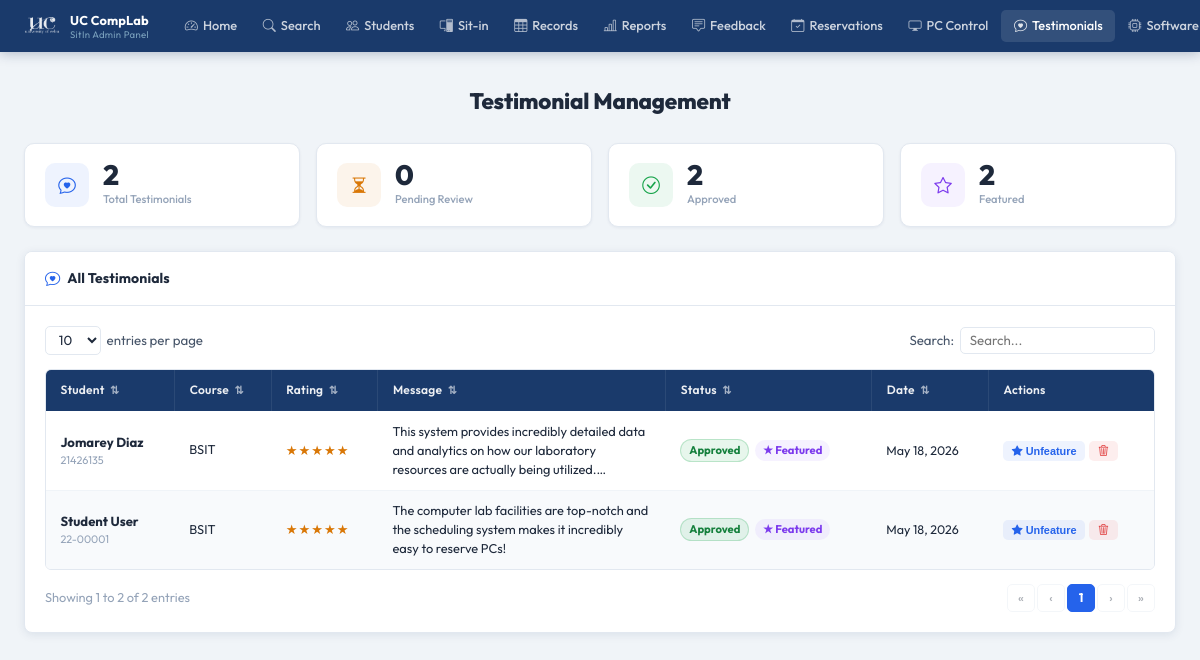
The app's page /pages/admin/testimonials.php (signed in), older data.
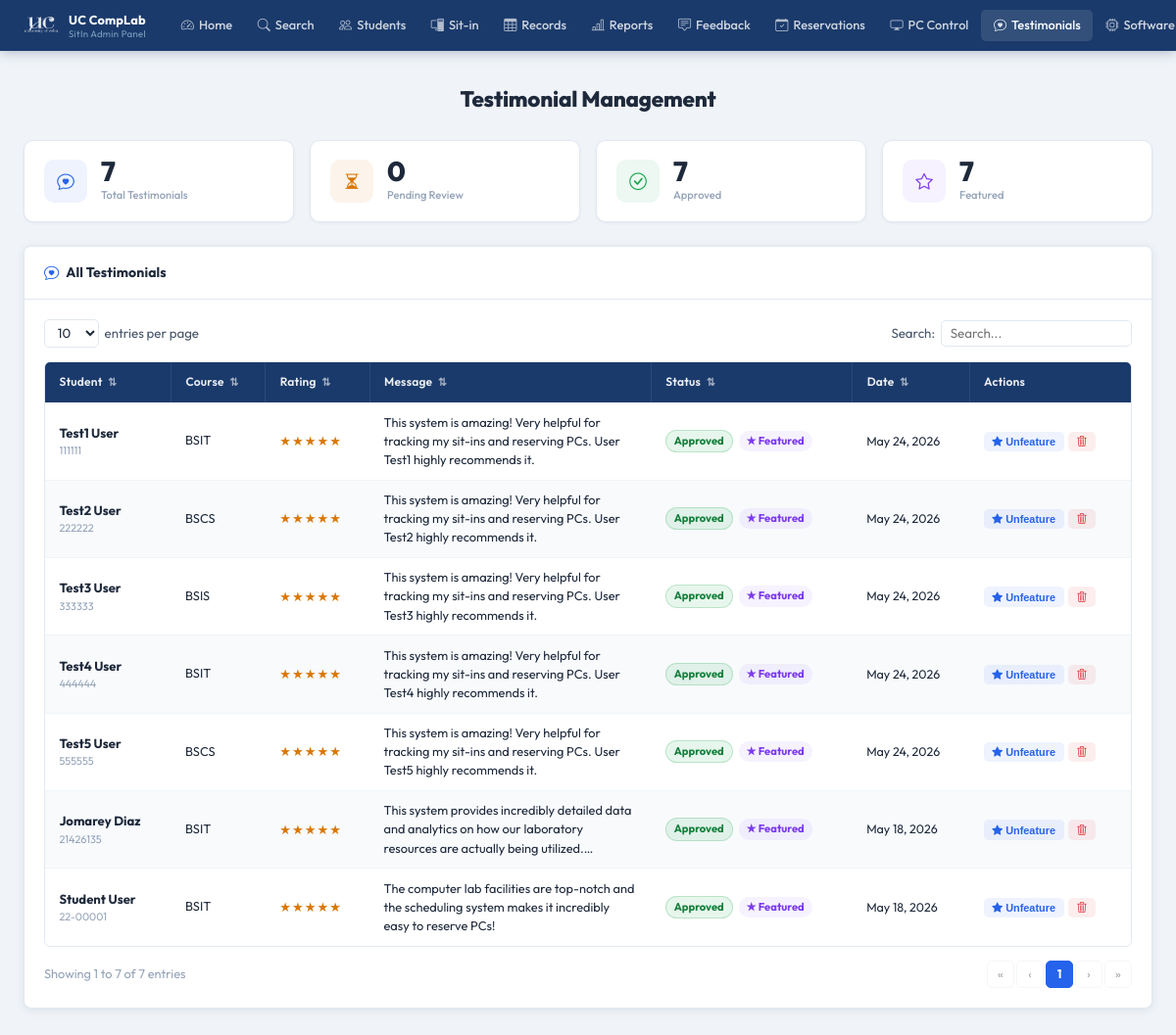
The same page, newer data.
### tables this page shows
CREATE TABLE testimonials (
            id          INTEGER PRIMARY KEY AUTOINCREMENT,
            user_id     INTEGER NOT NULL,
            message     TEXT    NOT NULL,
            rating      INTEGER DEFAULT 5,
            status      TEXT    DEFAULT 'pending',
            is_featured INTEGER DEFAULT 0,
            created_at  DATETIME DEFAULT CURRENT_TIMESTAMP,
            FOREIGN KEY (user_id) REFERENCES users(id) ON DELETE CASCADE
        );

CREATE TABLE users (
            id                 INTEGER PRIMARY KEY AUTOINCREMENT,
            first_name         TEXT    NOT NULL,
            last_name          TEXT    NOT NULL,
            middle_name        TEXT,
            student_id         TEXT    UNIQUE NOT NULL,
            course             TEXT    NOT NULL,
            course_level       INTEGER NOT NULL,
            email              TEXT    UNIQUE NOT NULL,
            address            TEXT    NOT NULL,
            password           TEXT    NOT NULL,
            remaining_sessions INTEGER DEFAULT 30,
            created_at         DATETIME DEFAULT CURRENT_TIMESTAMP
        , profile_picture TEXT, points INTEGER DEFAULT 0);

### pages/admin/testimonials.php (the view, shortened to what this page needs)
<?php
$base = '../../';
$db = getDB();
$testimonials = $db->query("
    SELECT t.*, u.student_id,
           u.first_name || ' ' || u.last_name AS full_name,
           u.course
    FROM testimonials t
    JOIN users u ON u.id = t.user_id
    ORDER BY t.created_at DESC
")->fetchAll();
$total    = count($testimonials);
$pending  = count(array_filter($testimonials, fn($t) => $t['status'] === 'pending'));
$approved = count(array_filter($testimonials, fn($t) => $t['status'] === 'approved'));
$featured = count(array_filter($testimonials, fn($t) => $t['is_featured']));
?>
<!DOCTYPE html>
<html lang="en">
<head>
  <link rel="stylesheet" href="<?= $base ?>assets/css/admin.css"/>
  <link rel="stylesheet" href="https://cdn.jsdelivr.net/npm/bootstrap-icons@1.11.3/font/bootstrap-icons.css"/>
</head>
<body>
<?php require_once __DIR__ . '/../../includes/admin-navbar.php'; ?>
<div class="admin-page">
  <div class="admin-inner">
    <h1 class="a-page-title">Testimonial Management</h1>
    <div class="tst-stat-grid">
      <div class="tst-stat-card">
        <div class="tst-stat-ico" style="background:rgba(37,99,235,0.08);color:#2563EB;"><i class="bi bi-chat-heart"></i></div>
        <div><div class="tst-stat-val"><?= $total ?></div><div class="tst-stat-lbl">Total Testimonials</div></div>
      </div>
      <div class="tst-stat-card">
        <div class="tst-stat-ico" style="background:rgba(217,119,6,0.08);color:#d97706;"><i class="bi bi-hourglass-split"></i></div>
        <div><div class="tst-stat-val"><?= $pending ?></div><div class="tst-stat-lbl">Pending Review</div></div>
      </div>
      <div class="tst-stat-card">
        <div class="tst-stat-ico" style="background:rgba(22,163,74,0.08);color:#16a34a;"><i class="bi bi-check-circle"></i></div>
        <div><div class="tst-stat-val"><?= $approved ?></div><div class="tst-stat-lbl">Approved</div></div>
      </div>
      <div class="tst-stat-card">
        <div class="tst-stat-ico" style="background:rgba(139,92,246,0.08);color:#7c3aed;"><i class="bi bi-star"></i></div>
        <div><div class="tst-stat-val"><?= $featured ?></div><div class="tst-stat-lbl">Featured</div></div>
      </div>
    </div>
    <div class="a-card">
      <div class="a-card-header">
        <i class="bi bi-chat-heart"></i> All Testimonials
      </div>
      <div class="a-card-body">
        <div class="a-table-controls">
          <div class="a-entries-wrap">
            <select id="tstSelect" class="a-entries-select">
              <option>10</option><option>25</option><option>50</option>
            </select>
            <span>entries per page</span>
          </div>
          <div class="a-search-wrap">
            <label>Search:</label>
            <input type="text" id="tstSearch" class="a-search-box" placeholder="Search..."/>
          </div>
        </div>
        <div class="a-table-wrap">
          <table class="a-table" id="tstTable">
            <thead>
              <tr>
                <th class="a-sortable" data-col="0">Student <span class="a-sort-icon">⇅</span></th>
                <th class="a-sortable" data-col="1">Course <span class="a-sort-icon">⇅</span></th>
                <th class="a-sortable" data-col="2">Rating <span class="a-sort-icon">⇅</span></th>
                <th class="a-sortable" data-col="3">Message <span class="a-sort-icon">⇅</span></th>
                <th class="a-sortable" data-col="4">Status <span class="a-sort-icon">⇅</span></th>
                <th class="a-sortable" data-col="5">Date <span class="a-sort-icon">⇅</span></th>
                <th>Actions</th>
              </tr>
            </thead>
            <tbody id="tstBody">
              <?php if (empty($testimonials)): ?>
                <tr class="a-table-empty"><td colspan="7">No testimonials submitted yet.</td></tr>
              <?php else: ?>
                <?php foreach ($testimonials as $t): ?>
                  <tr class="a-data-row">
                    <td>
                      <div style="font-weight:700;font-size:0.82rem;"><?= htmlspecialchars($t['full_name']) ?></div>
                      <div style="font-size:0.68rem;color:#94a3b8;"><?= htmlspecialchars($t['student_id']) ?></div>
                    </td>
                    <td style="font-size:0.80rem;"><?= htmlspecialchars($t['course']) ?></td>
                    <td>
                      <span class="rating-stars">
                        <?= str_repeat('★', (int)$t['rating']) ?><?php if ((int)$t['rating'] < 5): ?><span class="off"><?= str_repeat('★', 5 - (int)$t['rating']) ?></span><?php endif; ?>
                      </span>
                    </td>
                    <td style="max-width:250px;white-space:normal;line-height:1.5;font-size:0.80rem;">
                      <?= htmlspecialchars(mb_substr($t['message'], 0, 120)) ?><?= strlen($t['message']) > 120 ? '…' : '' ?>
                    </td>
                    <td>
                      <span class="a-badge badge-<?= $t['status'] ?>"><?= ucfirst($t['status']) ?></span>
                      <?php if ($t['is_featured']): ?>
                        <span class="a-badge" style="background:rgba(139,92,246,0.08);color:#7c3aed;margin-left:3px;">★ Featured</span>
                      <?php endif; ?>
                    </td>
                    <td style="font-size:0.78rem;"><?= date('M j, Y', strtotime($t['created_at'])) ?></td>
                    <td>
                      <div class="tst-actions">
                        <?php if ($t['status'] === 'approved' && !$t['is_featured']): ?>
                          <form method="POST" style="display:inline;">
                            <input type="hidden" name="action" value="feature"><input type="hidden" name="test_id" value="<?= $t['id'] ?>">
                            <button type="submit" class="tst-act-btn tst-act-feature"><i class="bi bi-star"></i> Feature</button>
                          </form>
                        <?php elseif ($t['is_featured']): ?>
                          <form method="POST" style="display:inline;">
                            <button type="submit" class="tst-act-btn tst-act-feature"><i class="bi bi-star-fill"></i> Unfeature</button>
                          </form>
                        <?php endif; ?>
                        <form method="POST" style="display:inline;" onsubmit="return confirm('Delete this testimonial?')">
                          <button type="submit" class="tst-act-btn tst-act-delete"><i class="bi bi-trash3"></i></button>
                        </form>
                      </div>
                    </td>
                  </tr>
                <?php endforeach; ?>
              <?php endif; ?>
            </tbody>
          </table>
        </div>
        <div class="a-table-footer">
          <div class="a-table-info" id="tstInfo"></div>
          <div class="a-pagination" id="tstPag"></div>
        </div>
      </div>
    </div>
  </div>
</div>
</body>
</html>

### includes/admin-navbar.php (shortened to what this page needs)
<?php
$_currentFile = basename($_SERVER['PHP_SELF']);
function _aNav(string $file): string {
    global $_currentFile;
    return $_currentFile === $file ? 'a-active' : '';
}
?>
<nav class="admin-navbar">
  <div class="admin-nav-inner">
    <a href="<?= $base ?>pages/admin/index.php" class="admin-brand-wrap">
      <img src="<?= $base ?>assets/images/uc-logo-white.png" alt="UC" class="admin-brand-logo" />
      <div class="admin-brand-text">
        <span class="admin-brand-name">UC CompLab</span>
        <span class="admin-brand-sub">SitIn Admin Panel</span>
      </div>
    </a>
    <ul class="admin-nav-links">
      <li><a href="<?= $base ?>pages/admin/index.php" class="<?= _aNav('index.php') ?>">
        <i class="bi bi-speedometer2"></i> Home
      </a></li>
      <li><a href="#" id="adminSearchBtn">
        <i class="bi bi-search"></i> Search
      </a></li>
      <li><a href="<?= $base ?>pages/admin/students.php" class="<?= _aNav('students.php') ?>">
        <i class="bi bi-people"></i> Students
      </a></li>
      <li><a href="<?= $base ?>pages/admin/sitin.php" class="<?= _aNav('sitin.php') ?>">
        <i class="bi bi-pc-display"></i> Sit-in
      </a></li>
      <li><a href="<?= $base ?>pages/admin/view-sitin.php" class="<?= _aNav('view-sitin.php') ?>">
        <i class="bi bi-table"></i> Records
      </a></li>
      <li><a href="<?= $base ?>pages/admin/sitin-reports.php" class="<?= _aNav('sitin-reports.php') ?>">
        <i class="bi bi-bar-chart-line"></i> Reports
      </a></li>
      <li><a href="<?= $base ?>pages/admin/feedback.php" class="<?= _aNav('feedback.php') ?>">
        <i class="bi bi-chat-square-text"></i> Feedback
      </a></li>
      <li><a href="<?= $base ?>pages/admin/reservation.php" class="<?= _aNav('reservation.php') ?>">
        <i class="bi bi-calendar-check"></i> Reservations
      </a></li>
      <li><a href="<?= $base ?>pages/admin/pc-control.php" class="<?= _aNav('pc-control.php') ?>">
        <i class="bi bi-display"></i> PC Control
      </a></li>
      <li><a href="<?= $base ?>pages/admin/testimonials.php" class="<?= _aNav('testimonials.php') ?>">
        <i class="bi bi-chat-heart"></i> Testimonials
      </a></li>
      <li><a href="<?= $base ?>pages/admin/software.php" class="<?= _aNav('software.php') ?>">
        <i class="bi bi-cpu"></i> Software
      </a></li>
    </ul>
  </div>
</nav>

### assets/css/admin.css (style rules this page uses)
:root { --a-navy: #1a3a6b; --a-blue: #1e4da1; --a-mid: #2563EB; --a-light: #dbeafe; --a-white: #ffffff; --a-gray50: #f8fafc; --a-gray100: #f0f4f8; --a-gray200: #e2e8f0; --a-gray400: #94a3b8; --a-gray600: #475569; --a-navy900: #0d1b2e; --a-green: #16a34a; --a-red: #dc2626; --a-yellow: #d97706; --font: 'Outfit', sans-serif; --radius: 8px; --shadow-xs: 0 1px 3px rgba(15,40,84,0.07); --shadow: 0 2px 10px rgba(15,40,84,0.09); }
*, *::before, *::after { box-sizing: border-box; margin: 0; padding: 0; }
body { font-family: var(--font); background: #f0f4f8; color: #1e293b; line-height: 1.55; -webkit-font-smoothing: antialiased; }
a { text-decoration: none; color: inherit; }
.admin-navbar { background: var(--a-navy); position: fixed; top: 0; left: 0; right: 0; z-index: 1000; box-shadow: 0 1px 12px rgba(15,40,84,0.30); }
.admin-nav-inner { display: flex; align-items: center; padding: 0 1.5rem; height: 52px; gap: 0.2rem; }
.admin-nav-links { display: flex; align-items: center; list-style: none; gap: 0; margin-left: auto; }
.admin-nav-links li a { display: flex; align-items: center; gap: 5px; padding: 0.38rem 0.8rem; font-size: 0.80rem; font-weight: 500; color: rgba(255,255,255,0.78); border-radius: 5px; transition: background 0.18s, color 0.18s; white-space: nowrap; cursor: pointer; }
.admin-nav-links li a i { font-size: 0.82rem; opacity: 0.85; }
.admin-nav-links li a:hover, .admin-nav-links li a.a-active { color: #fff; background: rgba(255,255,255,0.11); }
.admin-page { padding-top: 52px; min-height: 100vh; }
.admin-inner { max-width: 1280px; margin: 0 auto; padding: 2rem 1.5rem; }
.a-page-title { font-size: 1.4rem; font-weight: 800; color: #1e293b; text-align: center; margin-bottom: 1.5rem; letter-spacing: -0.2px; }
.a-card { background: var(--a-white); border-radius: var(--radius); box-shadow: var(--shadow); border: 1px solid var(--a-gray200); overflow: hidden; }
.a-card-header { background: var(--a-white); color: #1e293b; padding: 0.9rem 1.25rem; font-size: 0.875rem; font-weight: 700; display: flex; align-items: center; gap: 7px; border-bottom: 1px solid var(--a-gray200); letter-spacing: 0.1px; }
.a-card-header i { color: var(--a-mid); font-size: 0.95rem; flex-shrink: 0; }
.a-card-body { padding: 1.25rem; }
.rating-stars { color: #d97706; font-size: 0.85rem; letter-spacing: 1px; }
.a-table-controls { display: flex; align-items: center; justify-content: space-between; margin-bottom: 0.875rem; flex-wrap: wrap; gap: 0.5rem; }
.a-entries-wrap { display: flex; align-items: center; gap: 6px; font-size: 0.83rem; color: var(--a-gray600); }
.a-entries-select, .a-search-box { padding: 0.3rem 0.55rem; border: 1.5px solid var(--a-gray200); border-radius: 5px; font-family: var(--font); font-size: 0.83rem; outline: none; transition: border-color 0.18s; color: #1e293b; background: var(--a-white); }
.a-search-box { width: 195px; }
.a-search-wrap { display: flex; align-items: center; gap: 6px; font-size: 0.83rem; color: var(--a-gray600); }
.a-table-wrap { overflow-x: auto; border-radius: 6px; border: 1px solid var(--a-gray200); }
.a-table { width: 100%; border-collapse: collapse; font-size: 0.83rem; }
.a-table thead tr { background: var(--a-navy); }
.a-table thead th { padding: 0.7rem 0.9rem; color: rgba(255,255,255,0.92); font-weight: 600; font-size: 0.75rem; text-align: left; white-space: nowrap; border-right: 1px solid rgba(255,255,255,0.08); cursor: pointer; user-select: none; transition: background 0.14s; letter-spacing: 0.2px; }
.a-table thead th:last-child { border-right: none; }
.a-sort-icon { font-size: 0.68rem; opacity: 0.65; margin-left: 3px; }
.a-table tbody tr { border-bottom: 1px solid var(--a-gray100); transition: background 0.12s; }
.a-table tbody tr:last-child { border-bottom: none; }
.a-table tbody tr:nth-child(even) { background: var(--a-gray50); }
.a-table tbody td { padding: 0.65rem 0.9rem; color: #1e293b; vertical-align: middle; }
.a-table-footer { display: flex; align-items: center; justify-content: space-between; margin-top: 0.875rem; flex-wrap: wrap; gap: 0.5rem; }
.a-table-info { font-size: 0.80rem; color: var(--a-gray400); }
.a-pagination { display: flex; gap: 2px; }
.a-badge { display: inline-flex; align-items: center; gap: 4px; padding: 2px 8px; border-radius: 100px; font-size: 0.70rem; font-weight: 700; text-transform: capitalize; white-space: nowrap; }
.badge-approved { background: rgba(22,163,74,0.10); color: #15803d; border: 1px solid rgba(22,163,74,0.22); }

Row changes from the older to the newer data that the page shows:
added testimonials: full_name "Test1 User", user.student_id "111111", user.course "BSIT", rating "★★★★★", message "This system is amazing! Very helpful for tracking my sit-ins and reserving PCs. User Test1 highly recommends it.", status "Approved", is_featured "★ Featured", created_at "May 24, 2026"
added testimonials: full_name "Test2 User", user.student_id "222222", user.course "BSCS", rating "★★★★★", message "This system is amazing! Very helpful for tracking my sit-ins and reserving PCs. User Test2 highly recommends it.", status "Approved", is_featured "★ Featured", created_at "May 24, 2026"
added testimonials: full_name "Test3 User", user.student_id "333333", user.course "BSIS", rating "★★★★★", message "This system is amazing! Very helpful for tracking my sit-ins and reserving PCs. User Test3 highly recommends it.", status "Approved", is_featured "★ Featured", created_at "May 24, 2026"
added testimonials: full_name "Test4 User", user.student_id "444444", user.course "BSIT", rating "★★★★★", message "This system is amazing! Very helpful for tracking my sit-ins and reserving PCs. User Test4 highly recommends it.", status "Approved", is_featured "★ Featured", created_at "May 24, 2026"
added testimonials: full_name "Test5 User", user.student_id "555555", user.course "BSCS", rating "★★★★★", message "This system is amazing! Very helpful for tracking my sit-ins and reserving PCs. User Test5 highly recommends it.", status "Approved", is_featured "★ Featured", created_at "May 24, 2026"
Text that changed along with them:
$total: "2" → "7"
$approved: "2" → "7"
$featured: "2" → "7"
text written by a page script: "Showing 1 to 2 of 2 entries" → "Showing 1 to 7 of 7 entries"
